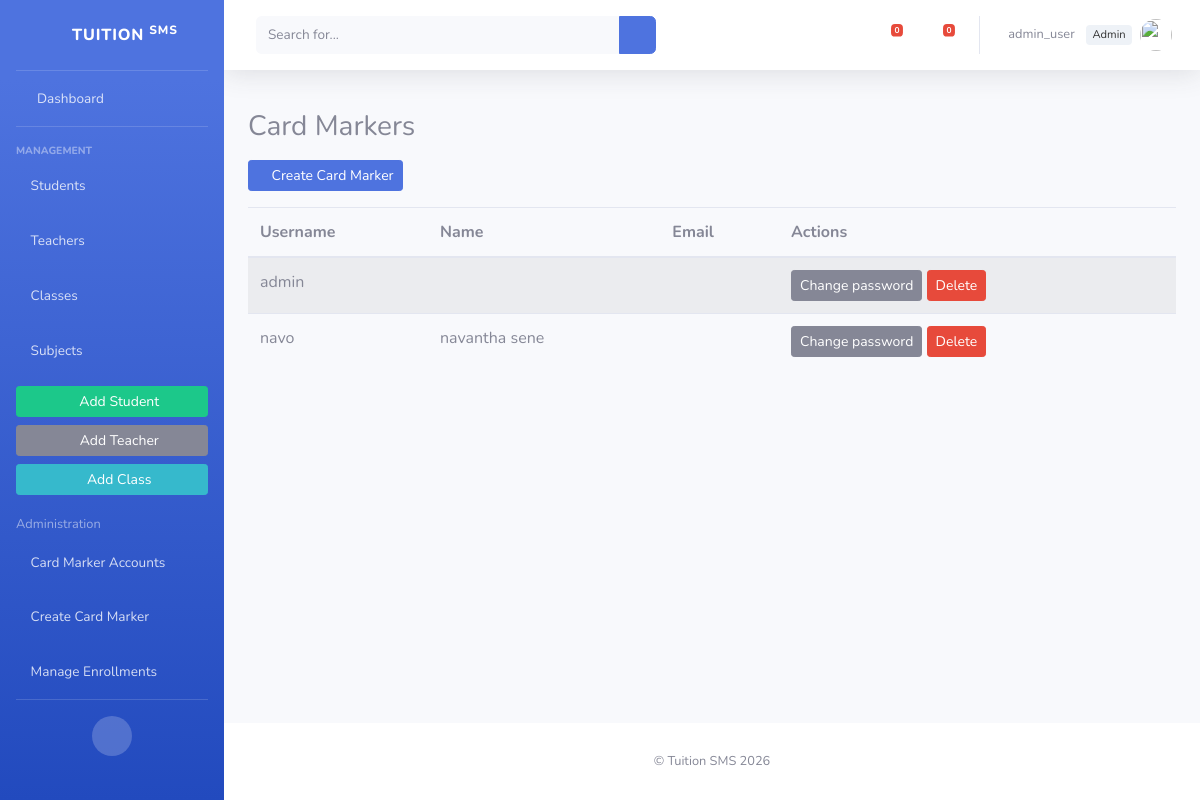
Page /accounts/cardmarkers/ (signed in) on the committed database.
### accounts/models.py (models this page shows, shortened)
class User(AbstractUser):
    ROLE_ADMIN = 'admin'
    ROLE_STAFF = 'staff'
    ROLE_CHOICES = (
        (ROLE_ADMIN, 'Administrator'),
        (ROLE_STAFF, 'Card Mark Staff'),
    )
    role = models.CharField(max_length=20, choices=ROLE_CHOICES, default=ROLE_STAFF)
    is_teacher = models.BooleanField(default=False)
    is_student = models.BooleanField(default=False)
    @property
    def is_admin(self):
        return self.is_superuser or (self.role == self.ROLE_ADMIN)

### accounts/views.py (the view)
# urls.py: path('cardmarkers/', views.cardmarker_list_view, name='cardmarker_list'),
@admin_required
def cardmarker_list_view(request):
    markers = User.objects.filter(role=User.ROLE_STAFF).order_by('username')
    return render(request, 'accounts/cardmarker_list.html', {'markers': markers})

### accounts/views.py (called while the page is built)
def admin_required(view_func):
    return user_passes_test(lambda u: u.is_authenticated and getattr(u, 'is_admin', False))(view_func)

### accounts/templates/accounts/cardmarker_list.html (shortened to what this page needs)
{% extends 'academic_core/base.html' %}
{% block content %}
<h3 class="mb-3">Card Markers</h3>
<p>
  <a class="btn btn-sm btn-primary" href="{% url 'accounts:create_cardmarker' %}"><i class="fas fa-user-plus"></i> Create Card Marker</a>
</p>
<table class="table table-striped">
  <thead>
    <tr>
      <th>Username</th>
      <th>Name</th>
      <th>Email</th>
      <th>Actions</th>
    </tr>
  </thead>
  <tbody>
    {% for m in markers %}
      <tr>
        <td>{{ m.username }}</td>
        <td>{{ m.get_full_name }}</td>
        <td>{{ m.email }}</td>
        <td>
          <a class="btn btn-sm btn-secondary" href="{% url 'accounts:cardmarker_update_password' m.pk %}">Change password</a>
          {% if request.user.pk == m.pk %}
            <button class="btn btn-sm btn-danger" disabled>Delete</button>
          {% else %}
            <form method="post" action="{% url 'accounts:cardmarker_delete' m.pk %}" style="display:inline;" onsubmit="return confirm('Delete card marker {{ m.username }}?');">
              <button class="btn btn-sm btn-danger" type="submit">Delete</button>
            </form>
          {% endif %}
        </td>
      </tr>
    {% empty %}
      <tr><td colspan="4">No card markers found.</td></tr>
    {% endfor %}
  </tbody>
</table>
{% endblock %}

### academic_core/templates/academic_core/base.html (shortened to what this page needs)
{% load static %}
<!doctype html>
<html lang="en">
<head>
  <link href="{% static 'vendor/fontawesome-free/css/all.min.css' %}" rel="stylesheet" type="text/css">
  <link href="{% static 'css/sb-admin-2.min.css' %}" rel="stylesheet">
</head>
<body id="page-top">
  <div id="wrapper">
    <ul class="navbar-nav bg-gradient-primary sidebar sidebar-dark accordion" id="accordionSidebar">
      <a class="sidebar-brand d-flex align-items-center justify-content-center" href="{% url 'academic_core:index' %}">
        <div class="sidebar-brand-icon rotate-n-15"><i class="fas fa-laugh-wink"></i></div>
        <div class="sidebar-brand-text mx-3">Tuition <sup>SMS</sup></div>
      </a>
      <hr class="sidebar-divider my-0">
      <li class="nav-item {% if request.path == '/' %}active{% endif %}">
        <a class="nav-link" href="{% url 'academic_core:index' %}"><i class="fas fa-fw fa-tachometer-alt"></i><span>Dashboard</span></a>
      </li>
      <hr class="sidebar-divider">
      <div class="sidebar-heading">Management</div>
      {% if request.user.is_authenticated %}
        <li class="nav-item"><a class="nav-link" href="{% url 'academic_core:student_list' %}"><i class="fas fa-user-graduate"></i><span>Students</span></a></li>
        <li class="nav-item"><a class="nav-link" href="{% url 'academic_core:teacher_list' %}"><i class="fas fa-chalkboard-teacher"></i><span>Teachers</span></a></li>
        <li class="nav-item"><a class="nav-link" href="{% url 'academic_core:class_list' %}"><i class="fas fa-school"></i><span>Classes</span></a></li>
        <li class="nav-item"><a class="nav-link" href="{% url 'academic_core:subject_list' %}"><i class="fas fa-book"></i><span>Subjects</span></a></li>
        <li class="nav-item mt-2">
          <div class="px-3">
            {% if request.user.is_admin or request.user.is_staff_user %}
              <a class="btn btn-sm btn-success w-100 mb-2" href="{% url 'academic_core:student_create' %}"><i class="fas fa-plus-circle"></i> Add Student</a>
              <a class="btn btn-sm btn-secondary w-100 mb-2" href="{% url 'academic_core:teacher_create' %}"><i class="fas fa-plus-circle"></i> Add Teacher</a>
              <a class="btn btn-sm btn-info w-100" href="{% url 'academic_core:class_create' %}"><i class="fas fa-plus-circle"></i> Add Class</a>
            {% endif %}
          </div>
        </li>
        {% if request.user.is_admin %}
          <li class="nav-item mt-3">
            <div class="px-3"><small class="text-white-50">Administration</small></div>
          </li>
          <li class="nav-item"><a class="nav-link" href="{% url 'accounts:cardmarker_list' %}"><i class="fas fa-user-cog"></i><span>Card Marker Accounts</span></a></li>
          <li class="nav-item"><a class="nav-link" href="{% url 'accounts:create_cardmarker' %}"><i class="fas fa-user-plus"></i><span>Create Card Marker</span></a></li>
          <li class="nav-item"><a class="nav-link" href="{% url 'academic_core:enrollment_create' %}"><i class="fas fa-user-check"></i><span>Manage Enrollments</span></a></li>
        {% endif %}
      {% endif %}
      <hr class="sidebar-divider d-none d-md-block">
      <div class="text-center d-none d-md-inline"><button class="rounded-circle border-0" id="sidebarToggle"></button></div>
    </ul>
    <div id="content-wrapper" class="d-flex flex-column">
      <div id="content">
        <nav class="navbar navbar-expand navbar-light bg-white topbar mb-4 static-top shadow">
          <form class="d-none d-sm-inline-block form-inline mr-auto ml-md-3 my-2 my-md-0 mw-100 navbar-search">
            <div class="input-group">
              <input type="text" class="form-control bg-light border-0 small" placeholder="Search for..." aria-label="Search">
              <div class="input-group-append"><button class="btn btn-primary" type="button"><i class="fas fa-search fa-sm"></i></button></div>
            </div>
          </form>
          <ul class="navbar-nav ml-auto">
            <li class="nav-item dropdown no-arrow mx-1">
              <a class="nav-link dropdown-toggle" href="#" id="alertsDropdown" role="button" data-toggle="dropdown">
                <i class="fas fa-bell fa-fw"></i>
                <span class="badge badge-danger badge-counter">{{ alerts_count|default:"0" }}</span>
              </a>
            </li>
            <li class="nav-item dropdown no-arrow mx-1">
              <a class="nav-link dropdown-toggle" href="#" id="messagesDropdown" role="button" data-toggle="dropdown">
                <i class="fas fa-envelope fa-fw"></i>
                <span class="badge badge-danger badge-counter">{{ messages_count|default:"0" }}</span>
              </a>
            </li>
            <li class="nav-item dropdown no-arrow">
              <a class="nav-link dropdown-toggle" href="#" id="userDropdown" role="button" data-toggle="dropdown">
                <span class="mr-2 d-none d-lg-inline text-gray-600 small">
                  {% if request.user.is_authenticated %}
                    {{ request.user.get_full_name|default:request.user.username }}
                    {% if request.user.is_admin %}<span class="role-badge">Admin</span>{% elif request.user.is_staff_user %}<span class="role-badge">Staff</span>{% endif %}
                  {% else %}
                    Guest
                  {% endif %}
                </span>
                <img class="img-profile rounded-circle" src="{% static 'img/undraw_profile.svg' %}">
              </a>
            </li>
          </ul>
        </nav>
        <div class="container-fluid app-container">
          {% block content %}{% endblock %}
        </div>
      </div>
      <footer class="sticky-footer bg-white mt-4">
        <div class="container my-auto"><div class="copyright text-center my-auto"><span>&copy; Tuition SMS {% now "Y" %}</span></div></div>
      </footer>
    </div>
  </div>
</body>
</html>

### academic_core/templates/academic_core/base.html (style rules this page uses)
.app-container { padding-top: 1rem; padding-bottom: 2rem; }
.img-profile { width: 36px; height:36px; object-fit:cover; }
.role-badge { font-size:.7rem; padding:.15rem .4rem; border-radius:.25rem; background:#eef2f7; color:#333; margin-left:.5rem; }
.sidebar .nav-link { font-size: .95rem; }

### rows in the picture
User: user.get_full_name "admin_user"
User: username "admin"
User: username "navo", get_full_name "navantha sene"

### other values in the picture
{{ alerts_count|default:"0" }} "0"
{{ messages_count|default:"0" }} "0"
